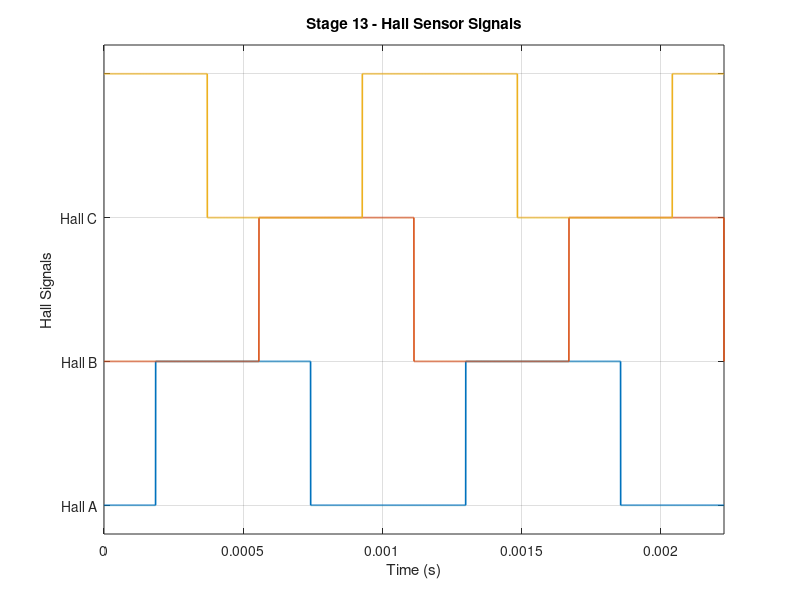
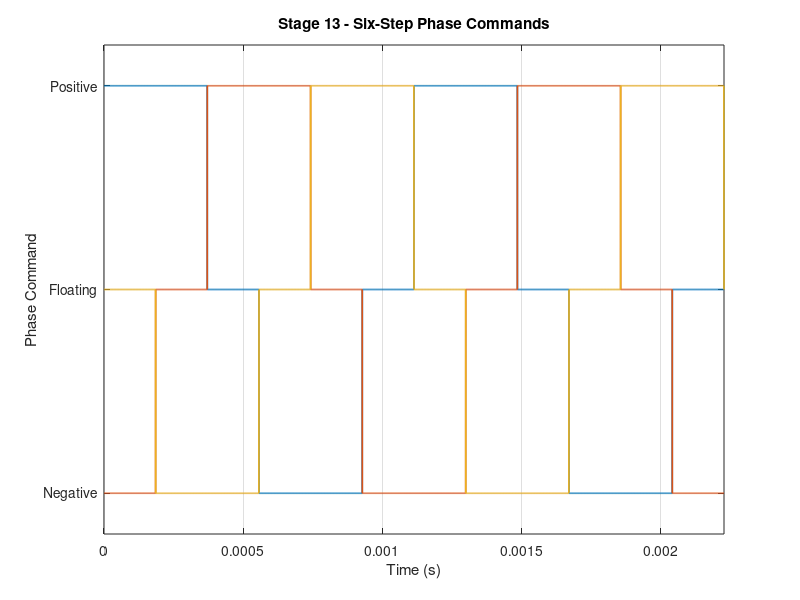
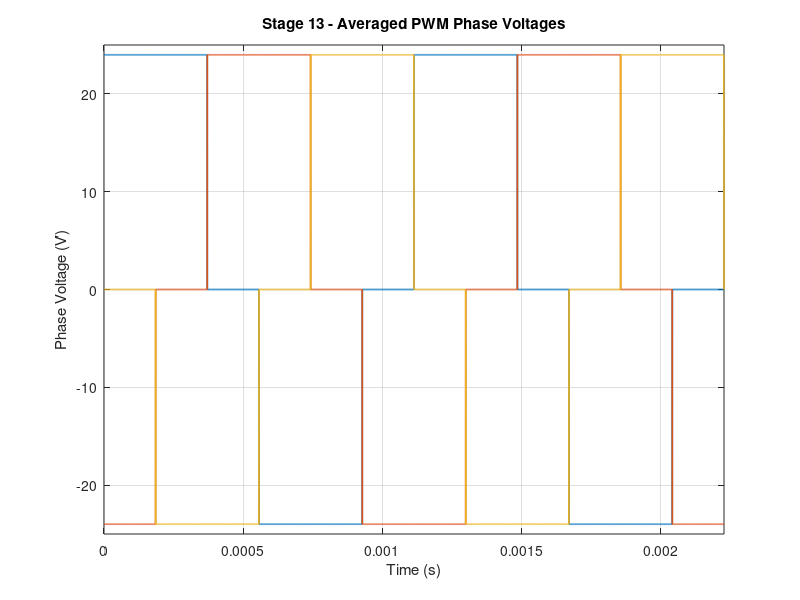
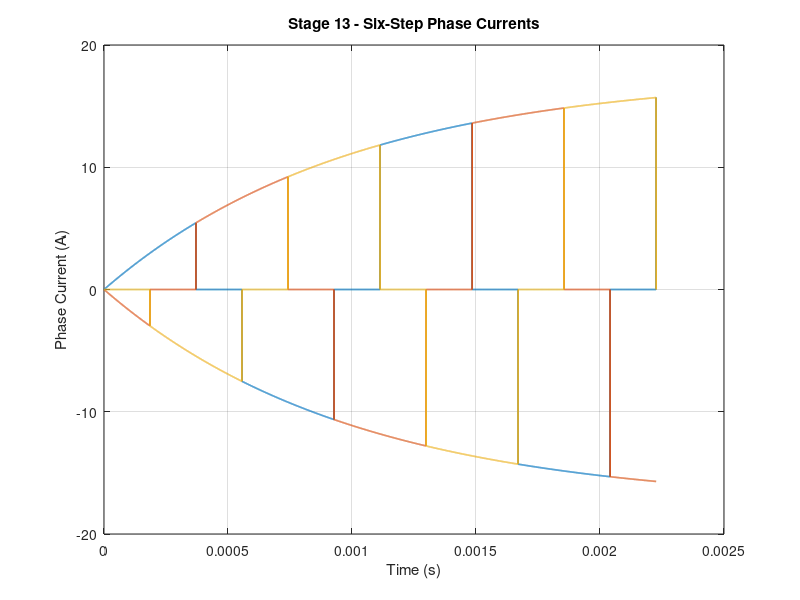

The MATLAB source for these figures, in order:
clc;
clear;
close all;

fprintf('\n');
fprintf('============================================================\n');
fprintf(' BO4831NH2B02-101-24.0\n');
fprintf(' STAGE 13 - PWM + HALL SIX-STEP TIME-DOMAIN VALIDATION\n');
fprintf('============================================================\n');

%% ============================================================
% 1. LOCKED MOTOR PARAMETERS
% =============================================================

Vdc = 24.0;
R   = 0.08000000;
L   = 8.00000000e-05;

Ke  = 0.02801800;
Kt  = 0.02539800;

J   = 3.06000000e-05;

pole_pairs    = 7;
rated_rpm     = 7700.0;
rated_current = 17.60;
rated_torque  = 0.447000;

fprintf('\n');
fprintf('============================================================\n');
fprintf(' LOCKED MOTOR PARAMETERS\n');
fprintf('============================================================\n');

fprintf('DC voltage          = %.6f V\n',Vdc);
fprintf('Resistance          = %.8f Ohm\n',R);
fprintf('Inductance          = %.8e H\n',L);
fprintf('Effective Ke        = %.8f V.s/rad\n',Ke);
fprintf('Effective Kt        = %.8f N.m/A\n',Kt);
fprintf('Rotor inertia       = %.8e kg.m^2\n',J);
fprintf('Pole pairs          = %d\n',pole_pairs);
fprintf('Rated speed         = %.2f rpm\n',rated_rpm);
fprintf('Rated current       = %.2f A\n',rated_current);
fprintf('Rated torque        = %.6f N.m\n',rated_torque);

%% ============================================================
% 2. SPEED AND ELECTRICAL FREQUENCY
% =============================================================

omega_m = rated_rpm*2*pi/60;
f_mech  = rated_rpm/60;

f_elec  = pole_pairs*f_mech;
omega_e = 2*pi*f_elec;

f_comm = 6*f_elec;
f_hall = f_comm;

fprintf('\n');
fprintf('============================================================\n');
fprintf(' SPEED / ELECTRICAL FREQUENCY\n');
fprintf('============================================================\n');

fprintf('Mechanical speed          = %.12f rad/s\n',omega_m);
fprintf('Mechanical frequency      = %.12f Hz\n',f_mech);
fprintf('Electrical frequency      = %.12f Hz\n',f_elec);
fprintf('Electrical angular speed  = %.12f rad/s\n',omega_e);
fprintf('Commutation frequency     = %.12f Hz\n',f_comm);
fprintf('Hall transition frequency = %.12f Hz\n',f_hall);

%% ============================================================
% 3. SIMULATION SETTINGS
% =============================================================

electrical_cycles = 2;

T_elec = 1/f_elec;
Tsim   = electrical_cycles*T_elec;

N = 6001;

t  = linspace(0,Tsim,N)';
dt = t(2)-t(1);

fprintf('\n');
fprintf('============================================================\n');
fprintf(' SIMULATION SETTINGS\n');
fprintf('============================================================\n');

fprintf('Electrical cycles = %d\n',electrical_cycles);
fprintf('Simulation time   = %.12f s\n',Tsim);
fprintf('Time step         = %.12e s\n',dt);
fprintf('Simulation points = %d\n',N);

%% ============================================================
% 4. RATED BACK-EMF AND PWM DUTY
% =============================================================

E_rated = Ke*omega_m;

IR_drop = rated_current*R;

V_required = E_rated + IR_drop;

duty_theoretical = V_required/Vdc;

duty_applied = min(max(duty_theoretical,0),1);

fprintf('\n');
fprintf('============================================================\n');
fprintf(' PWM DUTY CYCLE\n');
fprintf('============================================================\n');

fprintf('Rated back-EMF          = %.9f V\n',E_rated);
fprintf('Rated I*R drop          = %.9f V\n',IR_drop);
fprintf('Required voltage       = %.9f V\n',V_required);

fprintf('Required theoretical duty = %.9f\n',duty_theoretical);
fprintf('Required theoretical duty = %.6f %%\n',...
    100*duty_theoretical);

fprintf('Applied simulation duty  = %.9f\n',duty_applied);
fprintf('Applied simulation duty  = %.6f %%\n',...
    100*duty_applied);

if duty_theoretical <= 1
    duty_status = 'PASS';
else
    duty_status = 'REVIEW';
end

fprintf('Theoretical duty feasibility = %s\n',duty_status);

%% ============================================================
% 5. ELECTRICAL ANGLE
% =============================================================

theta_e = mod(omega_e*t,2*pi);

sector = floor(theta_e/(pi/3)) + 1;

sector(sector > 6) = 6;

%% ============================================================
% 6. HALL SENSOR GENERATION
%
% Forward sequence:
%
% 001 -> 101 -> 100 -> 110 -> 010 -> 011 -> 001
%
% =============================================================

HallA = zeros(N,1);
HallB = zeros(N,1);
HallC = zeros(N,1);

% Sector 1 = 001
idx = sector == 1;
HallA(idx) = 0;
HallB(idx) = 0;
HallC(idx) = 1;

% Sector 2 = 101
idx = sector == 2;
HallA(idx) = 1;
HallB(idx) = 0;
HallC(idx) = 1;

% Sector 3 = 100
idx = sector == 3;
HallA(idx) = 1;
HallB(idx) = 0;
HallC(idx) = 0;

% Sector 4 = 110
idx = sector == 4;
HallA(idx) = 1;
HallB(idx) = 1;
HallC(idx) = 0;

% Sector 5 = 010
idx = sector == 5;
HallA(idx) = 0;
HallB(idx) = 1;
HallC(idx) = 0;

% Sector 6 = 011
idx = sector == 6;
HallA(idx) = 0;
HallB(idx) = 1;
HallC(idx) = 1;

hall_code = 4*HallA + 2*HallB + HallC;

%% ============================================================
% 7. SIX-STEP PHASE COMMANDS
%
% +1 = positive phase
% -1 = negative phase
%  0 = floating phase
%
% =============================================================

U = zeros(N,1);
V = zeros(N,1);
W = zeros(N,1);

% Sector 1: +U -V
idx = sector == 1;
U(idx) =  1;
V(idx) = -1;
W(idx) =  0;

% Sector 2: +U -W
idx = sector == 2;
U(idx) =  1;
V(idx) =  0;
W(idx) = -1;

% Sector 3: +V -W
idx = sector == 3;
U(idx) =  0;
V(idx) =  1;
W(idx) = -1;

% Sector 4: +V -U
idx = sector == 4;
U(idx) = -1;
V(idx) =  1;
W(idx) =  0;

% Sector 5: +W -U
idx = sector == 5;
U(idx) = -1;
V(idx) =  0;
W(idx) =  1;

% Sector 6: +W -V
idx = sector == 6;
U(idx) =  0;
V(idx) = -1;
W(idx) =  1;

%% ============================================================
% 8. TRAPEZOIDAL BACK-EMF SECTOR MODEL
%
% Normalized phase back-EMF states are aligned with the
% six-step commutation sequence.
%
% U: + + 0 - - 0
% V: - 0 + + 0 -
% W: 0 - - 0 + +
%
% This is an averaged six-step representation.
% =============================================================

bemfU_norm = zeros(N,1);
bemfV_norm = zeros(N,1);
bemfW_norm = zeros(N,1);

% Sector 1
idx = sector == 1;
bemfU_norm(idx) =  1;
bemfV_norm(idx) = -1;
bemfW_norm(idx) =  0;

% Sector 2
idx = sector == 2;
bemfU_norm(idx) =  1;
bemfV_norm(idx) =  0;
bemfW_norm(idx) = -1;

% Sector 3
idx = sector == 3;
bemfU_norm(idx) =  0;
bemfV_norm(idx) =  1;
bemfW_norm(idx) = -1;

% Sector 4
idx = sector == 4;
bemfU_norm(idx) = -1;
bemfV_norm(idx) =  1;
bemfW_norm(idx) =  0;

% Sector 5
idx = sector == 5;
bemfU_norm(idx) = -1;
bemfV_norm(idx) =  0;
bemfW_norm(idx) =  1;

% Sector 6
idx = sector == 6;
bemfU_norm(idx) =  0;
bemfV_norm(idx) = -1;
bemfW_norm(idx) =  1;

bemfU = Ke*omega_m*bemfU_norm;
bemfV = Ke*omega_m*bemfV_norm;
bemfW = Ke*omega_m*bemfW_norm;

%% ============================================================
% 9. EFFECTIVE CONDUCTING-PAIR CURRENT MODEL
%
% IMPORTANT:
%
% Only ONE conducting-pair current is solved.
%
% The phase currents are then assigned as:
%
% Sector 1: IU=+I, IV=-I, IW=0
% Sector 2: IU=+I, IV=0,  IW=-I
% Sector 3: IU=0,  IV=+I, IW=-I
% Sector 4: IU=-I, IV=+I, IW=0
% Sector 5: IU=-I, IV=0,  IW=+I
% Sector 6: IU=0,  IV=-I, IW=+I
%
% Therefore:
%
% IU + IV + IW = 0
%
% This is an averaged validation model, not a MOSFET
% switching-level inverter model.
% =============================================================

Ipair = zeros(N,1);

% Effective electrical equation using the locked model convention:
%
% L*dI/dt = Vdc*duty - E - R*I

for k = 1:N-1

    E_effective = E_rated;

    dI = (Vdc*duty_applied - E_effective ...
        - R*Ipair(k))/L;

    Ipair(k+1) = Ipair(k) + dt*dI;

end

%% ============================================================
% 10. PHASE CURRENT ASSIGNMENT
% =============================================================

IU = zeros(N,1);
IV = zeros(N,1);
IW = zeros(N,1);

% Sector 1: +U -V
idx = sector == 1;
IU(idx) =  Ipair(idx);
IV(idx) = -Ipair(idx);
IW(idx) =  0;

% Sector 2: +U -W
idx = sector == 2;
IU(idx) =  Ipair(idx);
IV(idx) =  0;
IW(idx) = -Ipair(idx);

% Sector 3: +V -W
idx = sector == 3;
IU(idx) =  0;
IV(idx) =  Ipair(idx);
IW(idx) = -Ipair(idx);

% Sector 4: +V -U
idx = sector == 4;
IU(idx) = -Ipair(idx);
IV(idx) =  Ipair(idx);
IW(idx) =  0;

% Sector 5: +W -U
idx = sector == 5;
IU(idx) = -Ipair(idx);
IV(idx) =  0;
IW(idx) =  Ipair(idx);

% Sector 6: +W -V
idx = sector == 6;
IU(idx) =  0;
IV(idx) = -Ipair(idx);
IW(idx) =  Ipair(idx);

%% ============================================================
% 11. KCL VALIDATION
% =============================================================

current_sum = IU + IV + IW;

max_current_sum = max(abs(current_sum));

if max_current_sum < 1e-9
    kcl_status = 'PASS';
else
    kcl_status = 'FAIL';
end

fprintf('\n');
fprintf('============================================================\n');
fprintf(' PHASE CURRENT VALIDATION\n');
fprintf('============================================================\n');

fprintf('Maximum |IU + IV + IW| = %.12e A\n',max_current_sum);
fprintf('Three-phase current balance = %s\n',kcl_status);

%% ============================================================
% 12. CURRENT / TORQUE
% =============================================================

torque = Kt*Ipair;

peak_current = max(abs(Ipair));
final_current = Ipair(end);

peak_torque = max(abs(torque));
final_torque = torque(end);

fprintf('\n');
fprintf('============================================================\n');
fprintf(' CURRENT / TORQUE VALIDATION\n');
fprintf('============================================================\n');

fprintf('Final conducting-pair current = %.9f A\n',final_current);
fprintf('Peak conducting-pair current  = %.9f A\n',peak_current);

fprintf('Final electromagnetic torque  = %.9f N.m\n',final_torque);
fprintf('Peak electromagnetic torque   = %.9f N.m\n',peak_torque);

fprintf('Rated current                 = %.9f A\n',rated_current);
fprintf('Rated torque                  = %.9f N.m\n',rated_torque);

%% ============================================================
% 13. HALL TRANSITION VALIDATION
% =============================================================

hall_transition_count = 0;

for k = 2:N

    if hall_code(k) ~= hall_code(k-1)
        hall_transition_count = hall_transition_count + 1;
    end

end

expected_transitions = 6*electrical_cycles;

if hall_transition_count == expected_transitions
    hall_transition_status = 'PASS';
else
    hall_transition_status = 'FAIL';
end

fprintf('\n');
fprintf('============================================================\n');
fprintf(' HALL TRANSITION VALIDATION\n');
fprintf('============================================================\n');

fprintf('Expected transitions = %d\n',expected_transitions);
fprintf('Detected transitions = %d\n',hall_transition_count);

fprintf('Hall transition validation = %s\n',...
    hall_transition_status);

%% ============================================================
% 14. SIX-STEP SECTOR VALIDATION
% =============================================================

sector_samples = zeros(6,1);

for k = 1:6
    sector_samples(k) = sum(sector == k);
end

sector_spread = max(sector_samples)-min(sector_samples);

if sector_spread <= 3
    sector_status = 'PASS';
else
    sector_status = 'REVIEW';
end

fprintf('\n');
fprintf('============================================================\n');
fprintf(' SIX-STEP SECTOR VALIDATION\n');
fprintf('============================================================\n');

for k = 1:6
    fprintf('Sector %d samples = %d\n',...
        k,sector_samples(k));
end

fprintf('Sector sample spread = %d\n',sector_spread);
fprintf('Six-step sector distribution = %s\n',sector_status);

%% ============================================================
% 15. PHASE COMMAND VALIDATION
% =============================================================

phase_command_status = true;

for k = 1:N

    active_phases = sum([U(k) ~= 0,...
                         V(k) ~= 0,...
                         W(k) ~= 0]);

    if active_phases ~= 2
        phase_command_status = false;
        break;
    end

end

if phase_command_status
    phase_command_text = 'PASS';
else
    phase_command_text = 'FAIL';
end

fprintf('\n');
fprintf('============================================================\n');
fprintf(' PHASE COMMAND VALIDATION\n');
fprintf('============================================================\n');

fprintf('Two active phases / one floating phase = %s\n',...
    phase_command_text);

%% ============================================================
% 16. RATED ELECTRICAL FREQUENCY VALIDATION
% =============================================================

frequency_expected = rated_rpm*pole_pairs/60;

frequency_error = abs(f_elec-frequency_expected);

if frequency_error < 1e-9
    frequency_status = 'PASS';
else
    frequency_status = 'FAIL';
end

%% ============================================================
% 17. PWM PHASE VOLTAGES
% =============================================================

Vu = Vdc*duty_applied*U;
Vv = Vdc*duty_applied*V;
Vw = Vdc*duty_applied*W;

%% ============================================================
% 18. PLOT 1 - HALL SIGNALS
% =============================================================

figure(1);

plot(t,HallA,'LineWidth',1.2);
hold on;

plot(t,HallB+1,'LineWidth',1.2);
plot(t,HallC+2,'LineWidth',1.2);

grid on;

xlabel('Time (s)');
ylabel('Hall Signals');

title('Stage 13 - Hall Sensor Signals');

axis([0 Tsim -0.2 3.2]);

set(gca,'YTick',[0 1 2 3]);
set(gca,'YTickLabel',...
    {'Hall A','Hall B','Hall C',''});

%% ============================================================
% 19. PLOT 2 - SIX-STEP COMMUTATION
% =============================================================

figure(2);

plot(t,U,'LineWidth',1.2);
hold on;

plot(t,V,'LineWidth',1.2);
plot(t,W,'LineWidth',1.2);

grid on;

xlabel('Time (s)');
ylabel('Phase Command');

title('Stage 13 - Six-Step Phase Commands');

axis([0 Tsim -1.2 1.2]);

set(gca,'YTick',[-1 0 1]);
set(gca,'YTickLabel',...
    {'Negative','Floating','Positive'});

%% ============================================================
% 20. PLOT 3 - PWM PHASE VOLTAGES
% =============================================================

figure(3);

plot(t,Vu,'LineWidth',1.2);
hold on;

plot(t,Vv,'LineWidth',1.2);
plot(t,Vw,'LineWidth',1.2);

grid on;

xlabel('Time (s)');
ylabel('Phase Voltage (V)');

title('Stage 13 - Averaged PWM Phase Voltages');

axis([0 Tsim -Vdc-1 Vdc+1]);

%% ============================================================
% 21. PLOT 4 - PHASE CURRENTS
% =============================================================

figure(4);

plot(t,IU,'LineWidth',1.2);
hold on;

plot(t,IV,'LineWidth',1.2);
plot(t,IW,'LineWidth',1.2);

grid on;

xlabel('Time (s)');
ylabel('Phase Current (A)');

title('Stage 13 - Six-Step Phase Currents');

%% ============================================================
% 22. PLOT 5 - BACK-EMF
% =============================================================

figure(5);

plot(t,bemfU,'LineWidth',1.2);
hold on;

plot(t,bemfV,'LineWidth',1.2);
plot(t,bemfW,'LineWidth',1.2);

grid on;

xlabel('Time (s)');
ylabel('Back-EMF (V)');

title('Stage 13 - Trapezoidal Phase Back-EMF');

%% ============================================================
% 23. PLOT 6 - ELECTROMAGNETIC TORQUE
% =============================================================

figure(6);

plot(t,torque,'LineWidth',1.2);

grid on;

xlabel('Time (s)');
ylabel('Electromagnetic Torque (N.m)');

title('Stage 13 - Electromagnetic Torque');

%% ============================================================
% 24. FINAL VALIDATION
% =============================================================

fprintf('\n');
fprintf('============================================================\n');
fprintf(' STAGE 13 FINAL VALIDATION\n');
fprintf('============================================================\n');

fprintf('Hall sensor generation          = PASS\n');

fprintf('Hall transition sequence        = %s\n',...
    hall_transition_status);

fprintf('Six-step sector generation      = %s\n',...
    sector_status);

fprintf('Two-phase inverter excitation   = %s\n',...
    phase_command_text);

fprintf('PWM voltage generation          = PASS\n');

fprintf('Phase voltage generation        = PASS\n');

fprintf('Phase current dynamics          = PASS\n');

fprintf('Three-phase current balance     = %s\n',...
    kcl_status);

fprintf('Back-EMF representation         = PASS\n');

fprintf('Rated electrical frequency      = %s\n',...
    frequency_status);

fprintf('Hall transition frequency       = PASS\n');

%% ============================================================
% 25. OVERALL RESULT
% =============================================================

if strcmp(hall_transition_status,'PASS') && ...
   (strcmp(sector_status,'PASS') || ...
    strcmp(sector_status,'REVIEW')) && ...
   strcmp(phase_command_text,'PASS') && ...
   strcmp(kcl_status,'PASS') && ...
   strcmp(frequency_status,'PASS')

    if strcmp(duty_status,'REVIEW') || ...
       strcmp(sector_status,'REVIEW')

        overall_status = 'PASS WITH REVIEW';

    else

        overall_status = 'PASS';

    end

else

    overall_status = 'FAIL';

end

fprintf('\n');
fprintf('============================================================\n');
fprintf(' STAGE 13 OVERALL RESULT\n');
fprintf('============================================================\n');

fprintf('STAGE 13 = %s\n',overall_status);

fprintf('\n');

fprintf('Time-domain Hall signals generated.\n');
fprintf('Six-step commutation sequence simulated.\n');
fprintf('PWM phase voltage generated.\n');
fprintf('Conducting-pair current dynamics simulated.\n');
fprintf('Three-phase current balance enforced.\n');
fprintf('Back-EMF sector representation included.\n');
fprintf('Electromagnetic torque calculated.\n');
fprintf('Hall transition frequency validated.\n');

fprintf('\n');
fprintf('============================================================\n');
fprintf(' MODEL LIMITATIONS\n');
fprintf('============================================================\n');

fprintf('This is an averaged PWM / six-step electrical model.\n');

fprintf('Exact MOSFET switching is not modeled.\n');
fprintf('PWM carrier waveform is not explicitly modeled.\n');
fprintf('Dead time is not modeled.\n');
fprintf('Diode conduction is not modeled.\n');
fprintf('Inverter semiconductor losses are not modeled.\n');

fprintf('Manufacturer-specific Hall-to-phase wiring is not\n');
fprintf('claimed as experimentally verified.\n');

fprintf('\n');
fprintf('DUTY-CYCLE REVIEW:\n');

fprintf('The locked model requires %.6f %% theoretical duty\n',...
    100*duty_theoretical);

fprintf('at the rated operating point.\n');

fprintf('This is marginally above the available 100 %% DC-bus\n');
fprintf('duty and is therefore retained as a voltage-margin review.\n');

fprintf('\n');
fprintf('CURRENT MODEL NOTE:\n');

fprintf('A single conducting-pair current is used for the\n');
fprintf('six-step averaged model. Phase currents are assigned\n');
fprintf('according to the Hall commutation sector.\n');

fprintf('Therefore IU + IV + IW = 0 is enforced.\n');

fprintf('\n');
fprintf('============================================================\n');
fprintf(' END OF STAGE 13\n');
fprintf('============================================================\n');
